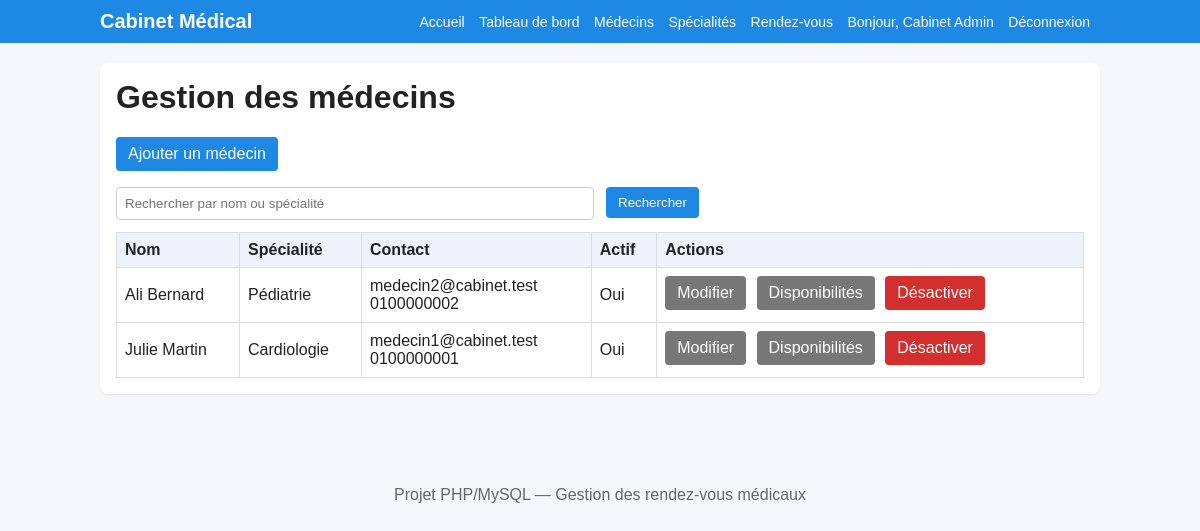
Screenshot of /admin/medecins/liste.php (signed in) with the database file from the repository.
### tables this page shows
CREATE TABLE medecins (
    id INT AUTO_INCREMENT PRIMARY KEY,
    id_utilisateur INT NOT NULL,
    id_specialite INT NOT NULL,
    description TEXT,
    actif TINYINT(1) NOT NULL DEFAULT 1,
    duree_rdv INT NOT NULL DEFAULT 30,
    FOREIGN KEY (id_utilisateur) REFERENCES utilisateurs(id) ON DELETE CASCADE,
    FOREIGN KEY (id_specialite) REFERENCES specialites(id)
);

CREATE TABLE utilisateurs (
    id INT AUTO_INCREMENT PRIMARY KEY,
    nom VARCHAR(100) NOT NULL,
    prenom VARCHAR(100) NOT NULL,
    email VARCHAR(150) NOT NULL UNIQUE,
    telephone VARCHAR(30) NOT NULL,
    mot_de_passe VARCHAR(255) NOT NULL,
    role ENUM('admin','medecin','patient') NOT NULL
);

CREATE TABLE specialites (
    id INT AUTO_INCREMENT PRIMARY KEY,
    libelle VARCHAR(100) NOT NULL,
    description TEXT
);

### includes/fonctions.php (called while the page is built, shortened)
<?php
function e($value) {
    return htmlspecialchars($value ?? '', ENT_QUOTES, 'UTF-8');
}
?>

### admin/medecins/liste.php (the view, shortened to what this page needs)
<?php
require_once __DIR__ . '/../../config/database.php';
require_once __DIR__ . '/../../includes/header.php';
$q = trim($_GET['q'] ?? '');
$sql = "SELECT m.*, u.nom, u.prenom, u.email, u.telephone, s.libelle AS specialite
    FROM medecins m
    JOIN utilisateurs u ON u.id = m.id_utilisateur
    JOIN specialites s ON s.id = m.id_specialite";
$params = [];
$sql .= " ORDER BY u.nom, u.prenom";
$stmt = $pdo->prepare($sql);
$stmt->execute($params);
$medecins = $stmt->fetchAll();
?>
<div class="card">
    <h1>Gestion des médecins</h1>
    <p><a class="btn" href="ajouter.php">Ajouter un médecin</a></p>
    <form method="get" class="form-grid" style="margin-bottom:12px;">
        <div><input type="text" name="q" placeholder="Rechercher par nom ou spécialité" value="<?php echo e($q); ?>"></div>
        <div><button type="submit">Rechercher</button></div>
    </form>
    <table><tr><th>Nom</th><th>Spécialité</th><th>Contact</th><th>Actif</th><th>Actions</th></tr>
    <?php foreach ($medecins as $m): ?><tr>
        <td><?php echo e($m['prenom'].' '.$m['nom']); ?></td>
        <td><?php echo e($m['specialite']); ?></td>
        <td><?php echo e($m['email']); ?><br><?php echo e($m['telephone']); ?></td>
        <td><?php echo $m['actif'] ? 'Oui' : 'Non'; ?></td>
        <td class="actions">
            <a class="btn btn-secondary" href="modifier.php?id=<?php echo $m['id']; ?>">Modifier</a>
            <a class="btn btn-secondary" href="disponibilites.php?id=<?php echo $m['id']; ?>">Disponibilités</a>
            <a class="btn <?php echo $m['actif'] ? 'btn-danger' : 'btn-success'; ?>" href="liste.php?toggle=<?php echo $m['id']; ?>"><?php echo $m['actif'] ? 'Désactiver' : 'Activer'; ?></a>
        </td>
    </tr><?php endforeach; ?></table>
</div>
<?php require_once __DIR__ . '/../../includes/footer.php'; ?>

### assets/css/style.css (style rules this page uses)
* { box-sizing: border-box; }
body { margin: 0; font-family: Arial, sans-serif; background: #f5f7fb; color: #222; }
.card { background: #fff; padding: 16px; border-radius: 8px; margin-bottom: 16px; box-shadow: 0 1px 3px rgba(0,0,0,0.08); }
h1, h2, h3 { margin-top: 0; }
table { width: 100%; border-collapse: collapse; background: #fff; }
th, td { border: 1px solid #ddd; padding: 8px; text-align: left; }
th { background: #eef3fb; }
.form-grid { display: grid; grid-template-columns: repeat(auto-fit, minmax(220px, 1fr)); gap: 12px; }
input, select, textarea, button { width: 100%; padding: 8px; border: 1px solid #ccc; border-radius: 4px; }
button, .btn { background: #1e88e5; color: #fff; border: none; cursor: pointer; padding: 8px 12px; display: inline-block; width: auto; text-decoration: none; border-radius: 4px; }
.btn-secondary { background: #777; }
.btn-danger { background: #d32f2f; }
.actions a, .actions form { display: inline-block; margin-right: 6px; margin-bottom: 4px; }

### rows the page displays
medecins: id_utilisateur.nom "Ali Bernard", id_specialite.libelle "Pédiatrie", id_utilisateur.email "medecin2@cabinet.test", id_utilisateur.telephone "0100000002", actif "Oui"
medecins: id_utilisateur.nom "Julie Martin", id_specialite.libelle "Cardiologie", id_utilisateur.email "medecin1@cabinet.test", id_utilisateur.telephone "0100000001", actif "Oui"

### other values shown
$user['prenom'] . ' ' . $user['nom'] "Cabinet Admin"
